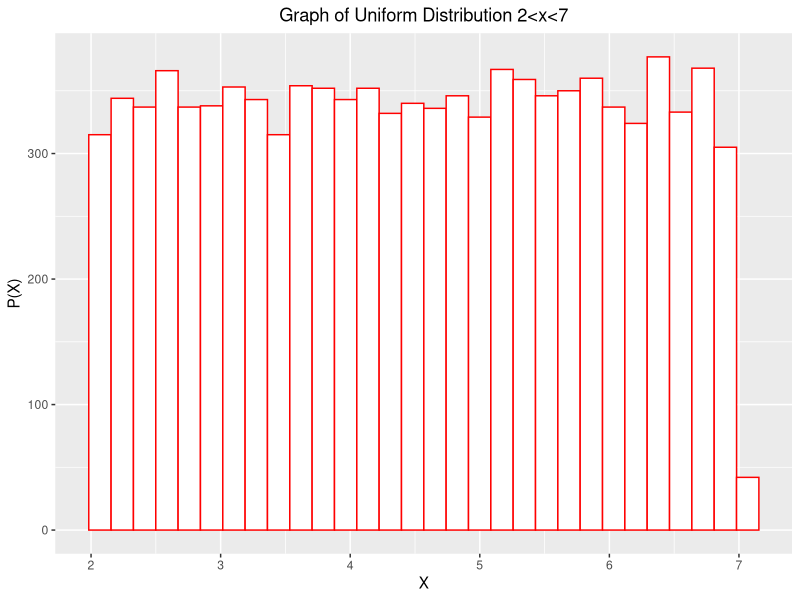

Source code (R):
## ---- chunk 1
knitr::opts_chunk$set(echo = TRUE)
## ---- chunk 2
my_dice <- sample(1:20,1000,replace=T)
sum(my_dice <= 10)
## ---- chunk 3
library(tidyverse)
## ---- chunk 4
unif.hist <- as.data.frame(runif(10000,min=2,max=7))
ggplot(data=unif.hist,mapping = aes(x=unif.hist$`runif(10000, min = 2, max = 7)`))+
  geom_histogram(fill='white',color='red')+
  xlab("X")+
  ylab("P(X)")+
  ggtitle("Graph of Uniform Distribution 2<x<7")+
  theme(plot.title = element_text(hjust = 0.5))
## ---- chunk 5
sum(unif.hist>1.5&unif.hist<3.2)/10000

punif(3.2,min=2,max=7)-punif(1.5,min=2,max=7)
## ---- chunk 6
pbinom(500,size=10000,prob=(1/20),lower.tail=T)

sum(my_dice == 20)
## ---- chunk 7
hdie <- rbinom(1:100,100,1/100)
sum(hdie == 7)
## ---- chunk 8
ppois(1,1,lower.tail=F)

1-ppois(1,1)
## ---- chunk 9
# an 85 or above
pnorm(85,mean=70,sd=10,lower.tail = F)

# between 50 & 60
pnorm(60,mean=70,sd=10,lower.tail = T)-pnorm(50,mean=70,sd=10,lower.tail = T)
